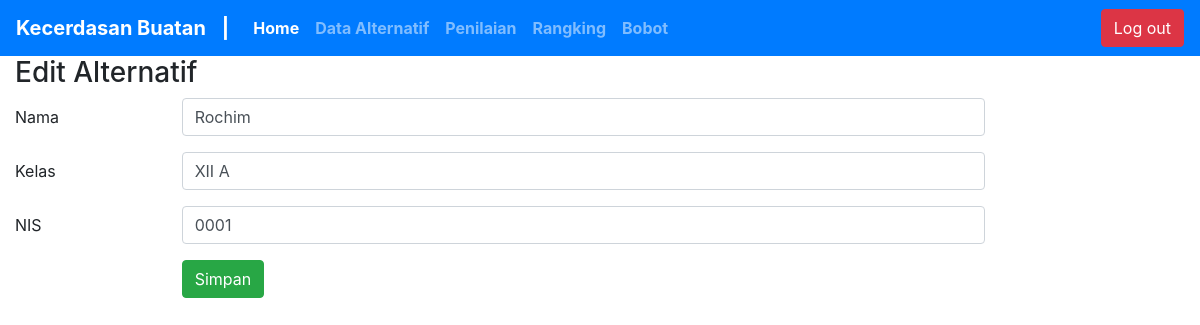
/index.php?halaman=edit_data&id_alternatif=22 (signed in), run on the app's committed database.
### tables this page shows
CREATE TABLE `tbl_alternatif` (
  `id_alternatif` int(11) NOT NULL,
  `nama` varchar(30) NOT NULL,
  `kelas` varchar(60) NOT NULL,
  `nis` varchar(14) NOT NULL
);

### alternatif/edit_alternatif.php (the view, shortened to what this page needs)
<?php
include "koneksi.php";
$sql="select * from tbl_alternatif where id_alternatif='$_GET[id_alternatif]'";
$hasil=mysqli_query($koneksi,$sql);
$row=mysqli_fetch_array($hasil);
?>
<div class="col-10">
 <h3>Edit Alternatif</h3>
 <form action="alternatif/aksi_edit_alternatif.php" method="POST">
   <div class="form-group row">
     <label for="staticEmail" class="col-sm-2 col-form-label">Nama</label>
     <div class="col-sm-10">
       <input type="text"  class="form-control" name="nama" value="<?php echo $row['nama'] ?>">
     </div>
   </div>
   <div class="form-group row">
     <label for="inputPassword" class="col-sm-2 col-form-label">Kelas</label>
     <div class="col-sm-10">
       <input type="text" class="form-control" name="kelas" value="<?php echo $row['kelas'] ?>">
     </div>
   </div>
   <div class="form-group row">
     <label for="inputPassword" class="col-sm-2 col-form-label">NIS</label>
     <div class="col-sm-10">
       <input type="number" class="form-control" name="nis" value="<?php echo $row['nis'] ?>">
     </div>
   </div>
   <div class="form-group row">
     <label for="inputPassword" class="col-sm-2 col-form-label"></label>
     <div class="col-sm-10">
       <input type="submit" class="btn btn-success" value="Simpan">
     </div>
   </div>
 </form>
</div>

### data on the page
tbl_alternatif: nama "Rochim", kelas "XII A", nis "0001"
